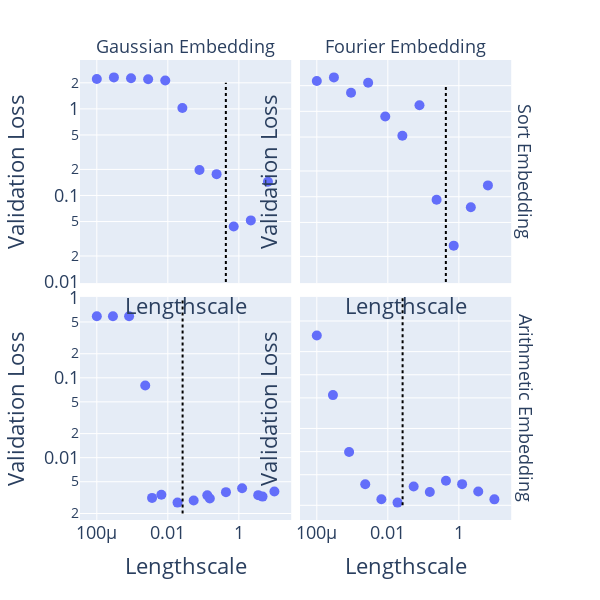

This figure's notebook cell:
### Code cell
import numpy as np
import plotly.graph_objects as go

results_to_plot = results.copy()
#results_to_plot["dataset_path"] = results_to_plot["dataset_path"].str.split("/").str[2].str.split("tokenized_").str[1]

# filter to remove nans
#results_to_plot = results_to_plot.dropna(subset=["dataset_path"])

results_to_plot["epoch"] = results_to_plot["epoch"].astype(str)
#results_to_plot["num_layers"] = results_to_plot["num_layers"].astype(float)
filter_dic = {
    #"num_layers": "6",
    #"embedding_type": "gaussian",
    #"reverse_numerical_embedding": "False",
    #"d_model": "384",
    #"normalize_token_emb": "True",
    #"gaussian_embedding_sd": "[0.026041666666666668]",
    #"dataset_path": "fad_4_op_uniform",
    #"dataset_path": "fad_big",
    #"epoch": "49",
}
# allow missing or value in filter_dic
for key, value in filter_dic.items():
    results_to_plot = results_to_plot[np.isin(results_to_plot[key], [value, "missing"])]

# to_plot["emb_type_lengthscale"] = np.where(
#     to_plot["embedding_type"] == "linear", 
#     to_plot["embedding_type"],
#     np.where(
#         to_plot["embedding_type"] == "fourier", 
#         to_plot["embedding_type"] + " / " + to_plot["fourier_length_scale"].astype(str),
#         np.where(
#             to_plot["embedding_type"] == "gaussian", 
#             to_plot["embedding_type"] + " / " + to_plot["gaussian_embedding_sd"].astype(str),
#             to_plot["embedding_type"]  # Default case if other embedding types need handling
#         )
#     )
# )
results_to_plot = results_to_plot[results_to_plot["embedding_type"] != "none"]
results_to_plot["lengthscale"] = np.where(
    results_to_plot["embedding_type"] == "fourier",
    results_to_plot["fourier_length_scale"].astype(str),
    np.where(
        results_to_plot["embedding_type"] == "gaussian",
        results_to_plot["gaussian_embedding_sd"].astype(str).str.replace("[", "").str.replace("]", ""),
        "missing"
    )
)

print(len(results_to_plot))
# convert to float
results_to_plot["lengthscale"] = results_to_plot["lengthscale"].astype(float)
# filter to keep only lengthscale < 11
results_to_plot = results_to_plot[results_to_plot["lengthscale"] < 11]
results_to_plot = results_to_plot[results_to_plot["lengthscale"] != 1]

print(len(results_to_plot))




group_cols = list(results_to_plot.columns.difference(["loss_total", "val_loss_total", "iter", "collator", "val_loss_mlm", "val_loss_num", "val_loss_total", "loss_mlm", "loss_num"]))
results_to_plot = results_to_plot.groupby(group_cols).agg(
    loss_total=("loss_total", "mean"),
    val_loss_total=("val_loss_total", "mean"),
    # min and max
    loss_total_min=("loss_total", "min"),
    loss_total_max=("loss_total", "max"),
    val_loss_total_min=("val_loss_total", "min"),
    val_loss_total_max=("val_loss_total", "max"),

).reset_index()

print(len(results_to_plot))

# show remaining non-unique columns
for col in group_cols:
    if len(np.unique(results_to_plot[col])) > 1:
        # check if missing is in the unique values
        if "missing" in np.unique(results_to_plot[col]) and len(np.unique(results_to_plot[col])) == 2:
            continue
        elif len(np.unique(results_to_plot[col])) < 100:
            print(col, np.unique(results_to_plot[col], return_counts=True))
        else:
            print(col, len(np.unique(results_to_plot[col])))

# remove duplicates on group_cols
results_to_plot = results_to_plot.drop_duplicates(subset=group_cols)


# plot
import plotly.express as px

# random plot
fig = px.scatter(
    results_to_plot,
    x="lengthscale",
    y="val_loss_total",
    #facet_row="lengthscale",
    facet_col="embedding_type",
    facet_row="task",
    #color="dataset_path
    hover_data=group_cols,
    log_x=True,
    log_y=True,
    # don't share scale
)
fig.write_image("plots/random.pdf")


fig = px.scatter(
    results_to_plot,
    x="lengthscale",
    y="val_loss_total",
    #facet_row="lengthscale",
    facet_col="embedding_type",
    facet_row="task",
    #color="dataset_path
    hover_data=group_cols,
    log_x=True,
    log_y=True,
    # don't share scale
)

position_sort = 5 * 11 / 128
fig.add_shape(
    type="line",
    x0=position_sort, x1=position_sort,
    y0=0.01, y1=2,
    xref="x1", yref="paper",
    line=dict(color="black", width=2, dash="dot"),
    row=0, col=1  # Adjust these indices as necessary
)
fig.add_shape(
    type="line",
    x0=position_sort, x1=position_sort,
    y0=0.01, y1=2,
    xref="x1", yref="paper",
    line=dict(color="black", width=2, dash="dot"),
    row=0, col=0  # Adjust these indices as necessary
)

#x = 2 / 384
position_arithmetic = 5 * 2 / 384
fig.add_shape(
    type="line",
    x0=position_arithmetic, x1=position_arithmetic,
    y0=0.002, y1=1,
    xref="x2", yref="paper",
    line=dict(color="black", width=2, dash="dot"),
    row=1, col=0  # Adjust these indices as necessary
)

fig.add_shape(
    type="line",
    x0=position_arithmetic, x1=position_arithmetic,
    y0=0.002, y1=1,
    xref="x2", yref="paper",
    line=dict(color="black", width=2, dash="dot"),
    row=1, col=1  # Adjust these indices as necessary
)


# vertical line in x = 11 / 128 for task sort
# vertical line in x = 2 / 384 for task arithmetic

fig.update_yaxes(matches=None)
# bigger markers
fig.update_traces(marker=dict(size=10))

# change shape
fig.update_layout(
    #showlegend=False,
    #margin=dict(l=0, r=0, t=0, b=0),
    height=600,
    width=600,
    font=dict(
        size=18,
    )
)

# rename facet labels
fig.for_each_annotation(lambda a: a.update(text=a.text.split("=")[-1].capitalize() + " Embedding"))

# rename axis
fig.update_xaxes(title_text="Lengthscale")
fig.update_yaxes(title_text="Validation Loss")


fig.show()
# save as pdf
fig.write_image("plots/random.pdf")

fig.write_image("plots/lengthscale_vs_val_loss.pdf")


# print model size

### Figure 1 — Plotly figure (JSON) as saved in the notebook; plotly's stock layout.template omitted (floating-point values rounded to 4 significant figures; data arrays with more than 128 entries replaced by an {"elided": "..."} marker saying what was removed)
{"data": [{"customdata": {"elided": "11x58 str values"}, "hovertemplate": "task=%{customdata[52]}<br>embedding_type=%{customdata[11]}<br>lengthscale=%{x}<br>val_loss_total=%{y}<br>attention_only=%{customdata[0]}<br>batch_size=%{customdata[1]}<br>classif=%{customdata[2]}<br>context_length=%{customdata[3]}<br>d_model=%{customdata[4]}<br>dataset=%{customdata[5]}<br>dataset_path=%{customdata[6]}<br>device=%{customdata[7]}<br>dim_feedforward=%{customdata[8]}<br>dropout=%{customdata[9]}<br>embedding_function=%{customdata[10]}<br>epoch=%{customdata[12]}<br>epochs=%{customdata[13]}<br>experiment=%{customdata[14]}<br>fixed_embeddings=%{customdata[15]}<br>fourier_kernel=%{customdata[16]}<br>fourier_length_scale=%{customdata[17]}<br>gaussian_embedding_left_bound=%{customdata[18]}<br>gaussian_embedding_normalization=%{customdata[19]}<br>gaussian_embedding_right_bound=%{customdata[20]}<br>gaussian_embedding_sd=%{customdata[21]}<br>holes=%{customdata[22]}<br>in_seq_length=%{customdata[23]}<br>kernel=%{customdata[24]}<br>left_bound=%{customdata[25]}<br>lr=%{customdata[26]}<br>minimum_lr=%{customdata[27]}<br>mlm_probability=%{customdata[28]}<br>n_embd=%{customdata[29]}<br>n_epochs=%{customdata[30]}<br>n_head=%{customdata[31]}<br>n_layer=%{customdata[32]}<br>n_samples=%{customdata[33]}<br>nhead=%{customdata[34]}<br>no_layer_norm=%{customdata[35]}<br>no_positional_encoding=%{customdata[36]}<br>norm_first=%{customdata[37]}<br>normalize_pos_enc=%{customdata[38]}<br>normalize_token_emb=%{customdata[39]}<br>num_layers=%{customdata[40]}<br>num_steps=%{customdata[41]}<br>only_one_emb=%{customdata[42]}<br>out_seq_length=%{customdata[43]}<br>parametrize_std=%{customdata[44]}<br>read_in_bias=%{customdata[45]}<br>reverse_numerical_embedding=%{customdata[46]}<br>revert_embedding=%{customdata[47]}<br>right_bound=%{customdata[48]}<br>save=%{customdata[49]}<br>seq_length=%{customdata[50]}<br>std_dev=%{customdata[51]}<br>tokenizer_path=%{customdata[53]}<br>verbose=%{customdata[54]}<br>vocab_size=%{customdata[55]}<br>warmup_steps=%{customdata[56]}<br>weight_decay=%{customdata[57]}<extra></extra>", "legendgroup": "", "marker": {"color": "#636efa", "size": 10, "symbol": "circle"}, "mode": "markers", "name": "", "orientation": "v", "showlegend": false, "type": "scatter", "x": [0.0003033, 0.0009197, 0.002789, 0.008458, 0.02565, 0.07779, 0.2359, 0.7154, 2.17, 6.579, 0.0001], "xaxis": "x3", "y": [2.308, 2.26, 2.194, 2.123, 1.024, 0.1967, 0.1764, 0.04378, 0.05157, 0.1442, 2.21], "yaxis": "y3"}, {"customdata": {"elided": "11x58 str values"}, "hovertemplate": "task=%{customdata[52]}<br>embedding_type=%{customdata[11]}<br>lengthscale=%{x}<br>val_loss_total=%{y}<br>attention_only=%{customdata[0]}<br>batch_size=%{customdata[1]}<br>classif=%{customdata[2]}<br>context_length=%{customdata[3]}<br>d_model=%{customdata[4]}<br>dataset=%{customdata[5]}<br>dataset_path=%{customdata[6]}<br>device=%{customdata[7]}<br>dim_feedforward=%{customdata[8]}<br>dropout=%{customdata[9]}<br>embedding_function=%{customdata[10]}<br>epoch=%{customdata[12]}<br>epochs=%{customdata[13]}<br>experiment=%{customdata[14]}<br>fixed_embeddings=%{customdata[15]}<br>fourier_kernel=%{customdata[16]}<br>fourier_length_scale=%{customdata[17]}<br>gaussian_embedding_left_bound=%{customdata[18]}<br>gaussian_embedding_normalization=%{customdata[19]}<br>gaussian_embedding_right_bound=%{customdata[20]}<br>gaussian_embedding_sd=%{customdata[21]}<br>holes=%{customdata[22]}<br>in_seq_length=%{customdata[23]}<br>kernel=%{customdata[24]}<br>left_bound=%{customdata[25]}<br>lr=%{customdata[26]}<br>minimum_lr=%{customdata[27]}<br>mlm_probability=%{customdata[28]}<br>n_embd=%{customdata[29]}<br>n_epochs=%{customdata[30]}<br>n_head=%{customdata[31]}<br>n_layer=%{customdata[32]}<br>n_samples=%{customdata[33]}<br>nhead=%{customdata[34]}<br>no_layer_norm=%{customdata[35]}<br>no_positional_encoding=%{customdata[36]}<br>norm_first=%{customdata[37]}<br>normalize_pos_enc=%{customdata[38]}<br>normalize_token_emb=%{customdata[39]}<br>num_layers=%{customdata[40]}<br>num_steps=%{customdata[41]}<br>only_one_emb=%{customdata[42]}<br>out_seq_length=%{customdata[43]}<br>parametrize_std=%{customdata[44]}<br>read_in_bias=%{customdata[45]}<br>reverse_numerical_embedding=%{customdata[46]}<br>revert_embedding=%{customdata[47]}<br>right_bound=%{customdata[48]}<br>save=%{customdata[49]}<br>seq_length=%{customdata[50]}<br>std_dev=%{customdata[51]}<br>tokenizer_path=%{customdata[53]}<br>verbose=%{customdata[54]}<br>vocab_size=%{customdata[55]}<br>warmup_steps=%{customdata[56]}<br>weight_decay=%{customdata[57]}<extra></extra>", "legendgroup": "", "marker": {"color": "#636efa", "size": 10, "symbol": "circle"}, "mode": "markers", "name": "", "orientation": "v", "showlegend": false, "type": "scatter", "x": [0.0001, 0.0003033, 0.0009197, 0.002789, 0.008458, 0.02565, 0.07779, 0.2359, 0.7154, 2.17, 6.579], "xaxis": "x4", "y": [2.272, 2.498, 1.654, 2.159, 0.8721, 0.5176, 1.177, 0.09206, 0.02674, 0.07541, 0.1357], "yaxis": "y4"}, {"customdata": {"elided": "15x58 str values"}, "hovertemplate": "task=%{customdata[52]}<br>embedding_type=%{customdata[11]}<br>lengthscale=%{x}<br>val_loss_total=%{y}<br>attention_only=%{customdata[0]}<br>batch_size=%{customdata[1]}<br>classif=%{customdata[2]}<br>context_length=%{customdata[3]}<br>d_model=%{customdata[4]}<br>dataset=%{customdata[5]}<br>dataset_path=%{customdata[6]}<br>device=%{customdata[7]}<br>dim_feedforward=%{customdata[8]}<br>dropout=%{customdata[9]}<br>embedding_function=%{customdata[10]}<br>epoch=%{customdata[12]}<br>epochs=%{customdata[13]}<br>experiment=%{customdata[14]}<br>fixed_embeddings=%{customdata[15]}<br>fourier_kernel=%{customdata[16]}<br>fourier_length_scale=%{customdata[17]}<br>gaussian_embedding_left_bound=%{customdata[18]}<br>gaussian_embedding_normalization=%{customdata[19]}<br>gaussian_embedding_right_bound=%{customdata[20]}<br>gaussian_embedding_sd=%{customdata[21]}<br>holes=%{customdata[22]}<br>in_seq_length=%{customdata[23]}<br>kernel=%{customdata[24]}<br>left_bound=%{customdata[25]}<br>lr=%{customdata[26]}<br>minimum_lr=%{customdata[27]}<br>mlm_probability=%{customdata[28]}<br>n_embd=%{customdata[29]}<br>n_epochs=%{customdata[30]}<br>n_head=%{customdata[31]}<br>n_layer=%{customdata[32]}<br>n_samples=%{customdata[33]}<br>nhead=%{customdata[34]}<br>no_layer_norm=%{customdata[35]}<br>no_positional_encoding=%{customdata[36]}<br>norm_first=%{customdata[37]}<br>normalize_pos_enc=%{customdata[38]}<br>normalize_token_emb=%{customdata[39]}<br>num_layers=%{customdata[40]}<br>num_steps=%{customdata[41]}<br>only_one_emb=%{customdata[42]}<br>out_seq_length=%{customdata[43]}<br>parametrize_std=%{customdata[44]}<br>read_in_bias=%{customdata[45]}<br>reverse_numerical_embedding=%{customdata[46]}<br>revert_embedding=%{customdata[47]}<br>right_bound=%{customdata[48]}<br>save=%{customdata[49]}<br>seq_length=%{customdata[50]}<br>std_dev=%{customdata[51]}<br>tokenizer_path=%{customdata[53]}<br>verbose=%{customdata[54]}<br>vocab_size=%{customdata[55]}<br>warmup_steps=%{customdata[56]}<br>weight_decay=%{customdata[57]}<extra></extra>", "legendgroup": "", "marker": {"color": "#636efa", "size": 10, "symbol": "circle"}, "mode": "markers", "name": "", "orientation": "v", "showlegend": false, "type": "scatter", "x": [0.0002848, 0.0008111, 0.00231, 0.003594, 0.006579, 0.01874, 0.05337, 0.1292, 0.152, 0.4329, 1.233, 10, 3.511, 4.642, 0.0001], "xaxis": "x", "y": [0.5885, 0.5886, 0.07999, 0.003137, 0.003431, 0.002739, 0.002905, 0.003377, 0.003089, 0.003703, 0.00415, 0.003773, 0.003396, 0.003257, 0.5879], "yaxis": "y"}, {"customdata": {"elided": "12x58 str values"}, "hovertemplate": "task=%{customdata[52]}<br>embedding_type=%{customdata[11]}<br>lengthscale=%{x}<br>val_loss_total=%{y}<br>attention_only=%{customdata[0]}<br>batch_size=%{customdata[1]}<br>classif=%{customdata[2]}<br>context_length=%{customdata[3]}<br>d_model=%{customdata[4]}<br>dataset=%{customdata[5]}<br>dataset_path=%{customdata[6]}<br>device=%{customdata[7]}<br>dim_feedforward=%{customdata[8]}<br>dropout=%{customdata[9]}<br>embedding_function=%{customdata[10]}<br>epoch=%{customdata[12]}<br>epochs=%{customdata[13]}<br>experiment=%{customdata[14]}<br>fixed_embeddings=%{customdata[15]}<br>fourier_kernel=%{customdata[16]}<br>fourier_length_scale=%{customdata[17]}<br>gaussian_embedding_left_bound=%{customdata[18]}<br>gaussian_embedding_normalization=%{customdata[19]}<br>gaussian_embedding_right_bound=%{customdata[20]}<br>gaussian_embedding_sd=%{customdata[21]}<br>holes=%{customdata[22]}<br>in_seq_length=%{customdata[23]}<br>kernel=%{customdata[24]}<br>left_bound=%{customdata[25]}<br>lr=%{customdata[26]}<br>minimum_lr=%{customdata[27]}<br>mlm_probability=%{customdata[28]}<br>n_embd=%{customdata[29]}<br>n_epochs=%{customdata[30]}<br>n_head=%{customdata[31]}<br>n_layer=%{customdata[32]}<br>n_samples=%{customdata[33]}<br>nhead=%{customdata[34]}<br>no_layer_norm=%{customdata[35]}<br>no_positional_encoding=%{customdata[36]}<br>norm_first=%{customdata[37]}<br>normalize_pos_enc=%{customdata[38]}<br>normalize_token_emb=%{customdata[39]}<br>num_layers=%{customdata[40]}<br>num_steps=%{customdata[41]}<br>only_one_emb=%{customdata[42]}<br>out_seq_length=%{customdata[43]}<br>parametrize_std=%{customdata[44]}<br>read_in_bias=%{customdata[45]}<br>reverse_numerical_embedding=%{customdata[46]}<br>revert_embedding=%{customdata[47]}<br>right_bound=%{customdata[48]}<br>save=%{customdata[49]}<br>seq_length=%{customdata[50]}<br>std_dev=%{customdata[51]}<br>tokenizer_path=%{customdata[53]}<br>verbose=%{customdata[54]}<br>vocab_size=%{customdata[55]}<br>warmup_steps=%{customdata[56]}<br>weight_decay=%{customdata[57]}<extra></extra>", "legendgroup": "", "marker": {"color": "#636efa", "size": 10, "symbol": "circle"}, "mode": "markers", "name": "", "orientation": "v", "showlegend": false, "type": "scatter", "x": [0.0001, 0.0002848, 0.0008111, 0.00231, 0.006579, 0.01874, 0.05337, 0.152, 0.4329, 1.233, 10, 3.511], "xaxis": "x2", "y": [0.3235, 0.05434, 0.009881, 0.003762, 0.002402, 0.00217, 0.003514, 0.00298, 0.004165, 0.003771, 0.002391, 0.00303], "yaxis": "y2"}], "layout": {"annotations": [{"font": {}, "showarrow": false, "text": "Gaussian Embedding", "x": 0.24, "xanchor": "center", "xref": "paper", "y": 1, "yanchor": "bottom", "yref": "paper"}, {"font": {}, "showarrow": false, "text": "Fourier Embedding", "x": 0.74, "xanchor": "center", "xref": "paper", "y": 1, "yanchor": "bottom", "yref": "paper"}, {"font": {}, "showarrow": false, "text": "Arithmetic Embedding", "textangle": 90, "x": 0.98, "xanchor": "left", "xref": "paper", "y": 0.2425, "yanchor": "middle", "yref": "paper"}, {"font": {}, "showarrow": false, "text": "Sort Embedding", "textangle": 90, "x": 0.98, "xanchor": "left", "xref": "paper", "y": 0.7575, "yanchor": "middle", "yref": "paper"}], "font": {"size": 18}, "height": 600, "legend": {"tracegroupgap": 0}, "margin": {"t": 60}, "shapes": [{"line": {"color": "black", "dash": "dot", "width": 2}, "type": "line", "x0": 0.4297, "x1": 0.4297, "xref": "x3", "y0": 0.01, "y1": 2, "yref": "y3"}, {"line": {"color": "black", "dash": "dot", "width": 2}, "type": "line", "x0": 0.4297, "x1": 0.4297, "xref": "x4", "y0": 0.01, "y1": 2, "yref": "y4"}, {"line": {"color": "black", "dash": "dot", "width": 2}, "type": "line", "x0": 0.02604, "x1": 0.02604, "xref": "x2", "y0": 0.002, "y1": 1, "yref": "y2"}, {"line": {"color": "black", "dash": "dot", "width": 2}, "type": "line", "x0": 0.02604, "x1": 0.02604, "xref": "x", "y0": 0.002, "y1": 1, "yref": "y"}], "width": 600, "xaxis": {"anchor": "y", "domain": [0, 0.48], "title": {"text": "Lengthscale"}, "type": "log"}, "xaxis2": {"anchor": "y2", "domain": [0.5, 0.98], "matches": "x", "title": {"text": "Lengthscale"}, "type": "log"}, "xaxis3": {"anchor": "y3", "domain": [0, 0.48], "matches": "x", "showticklabels": false, "title": {"text": "Lengthscale"}, "type": "log"}, "xaxis4": {"anchor": "y4", "domain": [0.5, 0.98], "matches": "x", "showticklabels": false, "title": {"text": "Lengthscale"}, "type": "log"}, "yaxis": {"anchor": "x", "domain": [0, 0.485], "title": {"text": "Validation Loss"}, "type": "log"}, "yaxis2": {"anchor": "x2", "domain": [0, 0.485], "showticklabels": false, "title": {"text": "Validation Loss"}, "type": "log"}, "yaxis3": {"anchor": "x3", "domain": [0.515, 1], "title": {"text": "Validation Loss"}, "type": "log"}, "yaxis4": {"anchor": "x4", "domain": [0.515, 1], "showticklabels": false, "title": {"text": "Validation Loss"}, "type": "log"}}}
